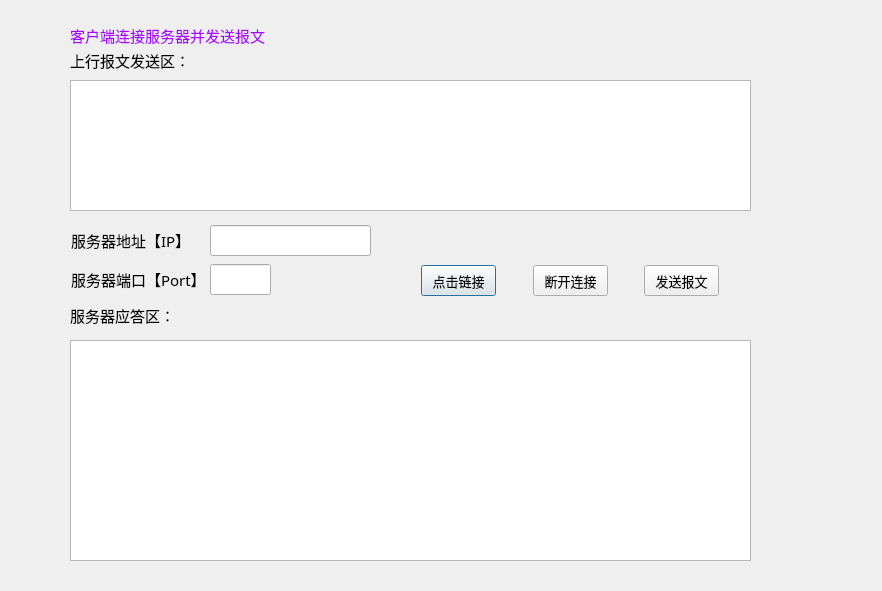
<?xml version="1.0" encoding="UTF-8"?>
<ui version="4.0">
 <class>TcpCliSocket</class>
 <widget class="QDialog" name="TcpCliSocket">
  <property name="geometry">
   <rect>
    <x>0</x>
    <y>0</y>
    <width>882</width>
    <height>591</height>
   </rect>
  </property>
  <property name="windowTitle">
   <string>Dialog</string>
  </property>
  <property name="styleSheet">
   <string notr="true">QDialog.bgw{
	border-right:1px solid rgb(170,170,170);
	background:qlineargradient(spread:reflect,
		x1:0,y1:0,x2:1,y2:0,
		stop:0 rgba(207,210,184,255),
		stop:1 rgba(198,210,100,255));
}
QPushButton:pressed {
         background-color: qlineargradient(x1: 0, y1: 0, x2: 0, y2: 1, stop: 0 #aadbfe, stop: 1 #f6f7fa);

}</string>
  </property>
  <property name="class" stdset="0">
   <string>bgw</string>
  </property>
  <widget class="QPlainTextEdit" name="pkg_upload">
   <property name="geometry">
    <rect>
     <x>70</x>
     <y>80</y>
     <width>681</width>
     <height>131</height>
    </rect>
   </property>
   <property name="font">
    <font>
     <family>微软雅黑</family>
     <pointsize>10</pointsize>
    </font>
   </property>
  </widget>
  <widget class="QLineEdit" name="ip_lineedit">
   <property name="geometry">
    <rect>
     <x>210</x>
     <y>225</y>
     <width>161</width>
     <height>31</height>
    </rect>
   </property>
   <property name="font">
    <font>
     <family>微软雅黑</family>
     <pointsize>11</pointsize>
    </font>
   </property>
  </widget>
  <widget class="QLineEdit" name="port_lineedit">
   <property name="geometry">
    <rect>
     <x>210</x>
     <y>264</y>
     <width>61</width>
     <height>31</height>
    </rect>
   </property>
   <property name="font">
    <font>
     <family>微软雅黑</family>
     <pointsize>11</pointsize>
    </font>
   </property>
  </widget>
  <widget class="QLabel" name="label">
   <property name="geometry">
    <rect>
     <x>70</x>
     <y>45</y>
     <width>121</width>
     <height>31</height>
    </rect>
   </property>
   <property name="font">
    <font>
     <family>微软雅黑</family>
     <pointsize>11</pointsize>
    </font>
   </property>
   <property name="text">
    <string>上行报文发送区：</string>
   </property>
  </widget>
  <widget class="QLabel" name="label_2">
   <property name="geometry">
    <rect>
     <x>71</x>
     <y>225</y>
     <width>121</width>
     <height>31</height>
    </rect>
   </property>
   <property name="font">
    <font>
     <family>微软雅黑</family>
     <pointsize>11</pointsize>
    </font>
   </property>
   <property name="text">
    <string>服务器地址【IP】：</string>
   </property>
  </widget>
  <widget class="QLabel" name="label_3">
   <property name="geometry">
    <rect>
     <x>71</x>
     <y>264</y>
     <width>131</width>
     <height>31</height>
    </rect>
   </property>
   <property name="font">
    <font>
     <family>微软雅黑</family>
     <pointsize>11</pointsize>
    </font>
   </property>
   <property name="text">
    <string>服务器端口【Port】：</string>
   </property>
  </widget>
  <widget class="QPushButton" name="con_button">
   <property name="geometry">
    <rect>
     <x>421</x>
     <y>265</y>
     <width>75</width>
     <height>31</height>
    </rect>
   </property>
   <property name="font">
    <font>
     <family>微软雅黑</family>
     <pointsize>10</pointsize>
    </font>
   </property>
   <property name="text">
    <string>点击链接</string>
   </property>
  </widget>
  <widget class="QPushButton" name="dis_button">
   <property name="geometry">
    <rect>
     <x>533</x>
     <y>265</y>
     <width>75</width>
     <height>31</height>
    </rect>
   </property>
   <property name="font">
    <font>
     <family>微软雅黑</family>
     <pointsize>10</pointsize>
    </font>
   </property>
   <property name="text">
    <string>断开连接</string>
   </property>
  </widget>
  <widget class="QPushButton" name="snd_button">
   <property name="geometry">
    <rect>
     <x>644</x>
     <y>265</y>
     <width>75</width>
     <height>31</height>
    </rect>
   </property>
   <property name="font">
    <font>
     <family>微软雅黑</family>
     <pointsize>10</pointsize>
    </font>
   </property>
   <property name="text">
    <string>发送报文</string>
   </property>
  </widget>
  <widget class="QPlainTextEdit" name="pkg_download">
   <property name="geometry">
    <rect>
     <x>70</x>
     <y>340</y>
     <width>681</width>
     <height>221</height>
    </rect>
   </property>
   <property name="font">
    <font>
     <family>微软雅黑</family>
     <pointsize>10</pointsize>
    </font>
   </property>
  </widget>
  <widget class="QLabel" name="label_4">
   <property name="geometry">
    <rect>
     <x>70</x>
     <y>300</y>
     <width>118</width>
     <height>31</height>
    </rect>
   </property>
   <property name="font">
    <font>
     <family>微软雅黑</family>
     <pointsize>11</pointsize>
    </font>
   </property>
   <property name="text">
    <string>服务器应答区：</string>
   </property>
  </widget>
  <widget class="QLabel" name="label_5">
   <property name="geometry">
    <rect>
     <x>70</x>
     <y>20</y>
     <width>211</width>
     <height>31</height>
    </rect>
   </property>
   <property name="font">
    <font>
     <family>微软雅黑</family>
     <pointsize>11</pointsize>
    </font>
   </property>
   <property name="text">
    <string>&lt;html&gt;&lt;head/&gt;&lt;body&gt;&lt;p&gt;&lt;span style=&quot; color:#aa00ff;&quot;&gt;客户端连接服务器并发送报文&lt;/span&gt;&lt;/p&gt;&lt;/body&gt;&lt;/html&gt;</string>
   </property>
  </widget>
 </widget>
 <resources/>
 <connections/>
</ui>
